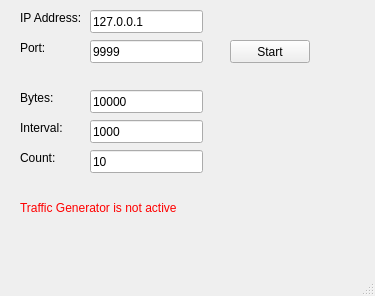
<?xml version="1.0" encoding="UTF-8"?>
<ui version="4.0">
 <class>MainWindow</class>
 <widget class="QMainWindow" name="MainWindow">
  <property name="geometry">
   <rect>
    <x>0</x>
    <y>0</y>
    <width>375</width>
    <height>296</height>
   </rect>
  </property>
  <property name="windowTitle">
   <string>Dice Client</string>
  </property>
  <widget class="QWidget" name="centralwidget">
   <widget class="QLabel" name="label">
    <property name="geometry">
     <rect>
      <x>20</x>
      <y>10</y>
      <width>71</width>
      <height>16</height>
     </rect>
    </property>
    <property name="text">
     <string>IP Address:</string>
    </property>
   </widget>
   <widget class="QLabel" name="label_3">
    <property name="geometry">
     <rect>
      <x>20</x>
      <y>40</y>
      <width>57</width>
      <height>15</height>
     </rect>
    </property>
    <property name="text">
     <string>Port:</string>
    </property>
   </widget>
   <widget class="QLineEdit" name="portEdit">
    <property name="geometry">
     <rect>
      <x>90</x>
      <y>40</y>
      <width>113</width>
      <height>23</height>
     </rect>
    </property>
    <property name="text">
     <string>9999</string>
    </property>
   </widget>
   <widget class="QPushButton" name="connectButton">
    <property name="geometry">
     <rect>
      <x>230</x>
      <y>40</y>
      <width>80</width>
      <height>23</height>
     </rect>
    </property>
    <property name="text">
     <string>Start</string>
    </property>
   </widget>
   <widget class="QLabel" name="activityLabel">
    <property name="geometry">
     <rect>
      <x>20</x>
      <y>200</y>
      <width>341</width>
      <height>16</height>
     </rect>
    </property>
    <property name="styleSheet">
     <string notr="true">color: red;</string>
    </property>
    <property name="text">
     <string>Traffic Generator is not active</string>
    </property>
   </widget>
   <widget class="QLineEdit" name="addressEdit">
    <property name="geometry">
     <rect>
      <x>90</x>
      <y>10</y>
      <width>113</width>
      <height>23</height>
     </rect>
    </property>
    <property name="text">
     <string>127.0.0.1</string>
    </property>
   </widget>
   <widget class="QLineEdit" name="bytesEdit">
    <property name="geometry">
     <rect>
      <x>90</x>
      <y>90</y>
      <width>113</width>
      <height>23</height>
     </rect>
    </property>
    <property name="text">
     <string>10000</string>
    </property>
   </widget>
   <widget class="QLabel" name="label_4">
    <property name="geometry">
     <rect>
      <x>20</x>
      <y>90</y>
      <width>57</width>
      <height>15</height>
     </rect>
    </property>
    <property name="text">
     <string>Bytes:</string>
    </property>
   </widget>
   <widget class="QLineEdit" name="intervalEdit">
    <property name="geometry">
     <rect>
      <x>90</x>
      <y>120</y>
      <width>113</width>
      <height>23</height>
     </rect>
    </property>
    <property name="text">
     <string>1000</string>
    </property>
   </widget>
   <widget class="QLabel" name="label_5">
    <property name="geometry">
     <rect>
      <x>20</x>
      <y>120</y>
      <width>57</width>
      <height>15</height>
     </rect>
    </property>
    <property name="text">
     <string>Interval:</string>
    </property>
   </widget>
   <widget class="QLineEdit" name="countEdit">
    <property name="geometry">
     <rect>
      <x>90</x>
      <y>150</y>
      <width>113</width>
      <height>23</height>
     </rect>
    </property>
    <property name="text">
     <string>10</string>
    </property>
   </widget>
   <widget class="QLabel" name="label_6">
    <property name="geometry">
     <rect>
      <x>20</x>
      <y>150</y>
      <width>57</width>
      <height>16</height>
     </rect>
    </property>
    <property name="text">
     <string>Count:</string>
    </property>
   </widget>
  </widget>
  <widget class="QMenuBar" name="menubar">
   <property name="geometry">
    <rect>
     <x>0</x>
     <y>0</y>
     <width>375</width>
     <height>37</height>
    </rect>
   </property>
  </widget>
  <widget class="QStatusBar" name="statusbar"/>
 </widget>
 <resources/>
 <connections/>
</ui>
